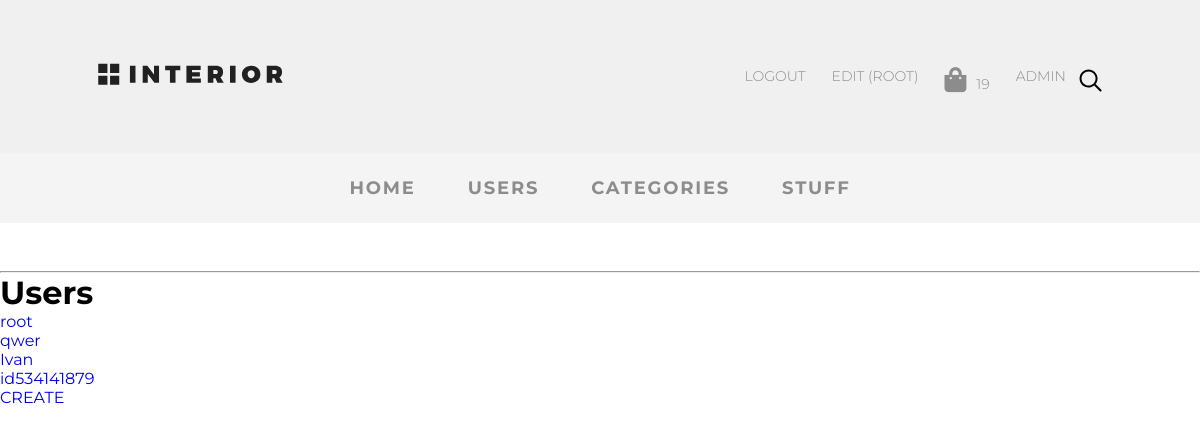
Screenshot of /adminapp/users/index (signed in) with the database file from the repository.
### authapp/models.py (models this page shows, shortened)
class CustomUser(AbstractUser):
    age = models.PositiveIntegerField(verbose_name='возраст', default=18)
    ava = models.ImageField(upload_to='avatars', verbose_name='аватар',)
    email = models.EmailField(verbose_name='email', blank='True')
    activation_key = models.CharField(max_length=128, blank=True)
    activation_key_expired = models.DateTimeField(default=(now() + timedelta(hours=48)))

### basketapp/models.py (models this page shows, shortened)
class Basket(models.Model):
    _price: float
    _total_qty: int
    _total_price: float
    objects = BasketQuerySet.as_manager()
    user = models.ForeignKey(settings.AUTH_USER_MODEL, on_delete=models.CASCADE, related_name='basket')
    product = models.ForeignKey(Stuff, on_delete=models.CASCADE)
    quantity = models.PositiveIntegerField(verbose_name='Quantity', default=0)
    add_datetime = models.DateTimeField(verbose_name='data', auto_now_add=True)
    @cached_property
    def get_items_cached(self):
        return self.user.basket.select_related()
    @property
    def total_qty(self):
        items = self.get_items_cached
        return sum([x.quantity for x in items])

### adminapp/controllers/users.py (the view)
# urls.py: path('users/index', ctr.UserListView.as_view(), name='users'),
class UserListView(ListView):
    model = CustomUser
    template_name = 'adminapp/users/index.html'
    @method_decorator(user_passes_test(lambda u: u.is_superuser))
    def dispatch(self, request, *args, **kwargs):
        return super(UserListView, self).dispatch(request, *args, **kwargs)

### mainapp/context_processors.py (called while the page is built)
def basket(request:HttpRequest):
    basket = []
    if request.user.is_authenticated:
        basket = Basket.objects.filter(user=request.user)
    return {
        'basket':basket
    }

### adminapp/templates/adminapp/users/index.html
{% extends 'adminapp/base.html' %}
{% block content %}
<hr>
<h1>Users</h1>
<ul>
    {% for i in object_list %}
    <li>
        <a href="{% url 'adminapp:users_read' i.id %}">{{i.username}}</a>
    </li>
    {% endfor %}
</ul>
<a href="{% url 'adminapp:users_create' %}">CREATE</a>
{% endblock %}

### adminapp/templates/adminapp/menu.html (shortened to what this page needs)
{% load static %}
<ul class="menu">
<li class="menu-list">
<a href="{% url 'home' %}"
class="menu-link">
</a>
</li>
    {% if user.is_authenticated %}
    <li class="menu-list">
        <a href="{% url 'auth:logout' %}" class="menu-link">
            Logout
        </a>
    </li>
    <li class="menu-list">
        <a href="{% url 'auth:edit' %}" class="menu-link">
            Edit ({{user.username}})
        </a>
    </li>
    <li class="menu-list"><a href="{%url 'basket:index'%}" class="menu-link"><i class="fas fa-shopping-bag"></i>{{basket.0.total_qty}}</li></a>
    <li class="menu-list">
        <a href="{% url 'adminapp:products' %}" class="menu-link">
            ADMIN
        </a>
    </li>
    {% else %}
    <li class="menu-list"><a href="{% url 'auth:login' %}" class="menu-link">
        Login
    </a></li>
    {% endif %}
    <li class="menu-list search"><img src="{% static 'img/search.svg' %}" alt="search"></li>
                </ul>

### static/style.css (style rules this page uses)
* { margin: 0; padding: 0; }
body { font-family: 'Montserrat', sans-serif; }
a { text-decoration: none; }
.menu { display: flex; margin-top: 57px; margin-bottom: 50px; }
.menu-list { list-style-type: none; }
.menu-link { color: #8c8c8c; font-size: 14px; font-weight: 300; text-transform: uppercase; display: block; padding: 10px 13px; }
.search { display: flex; align-items: center; }
.fa-shopping-bag { font-size:25px; margin-right:10px; }

### rows the page displays
CustomUser: username "ROOT", username "root"
Basket: user+quantity "19"
CustomUser: username "qwer"
CustomUser: username "Ivan"
CustomUser: username "id534141879"
